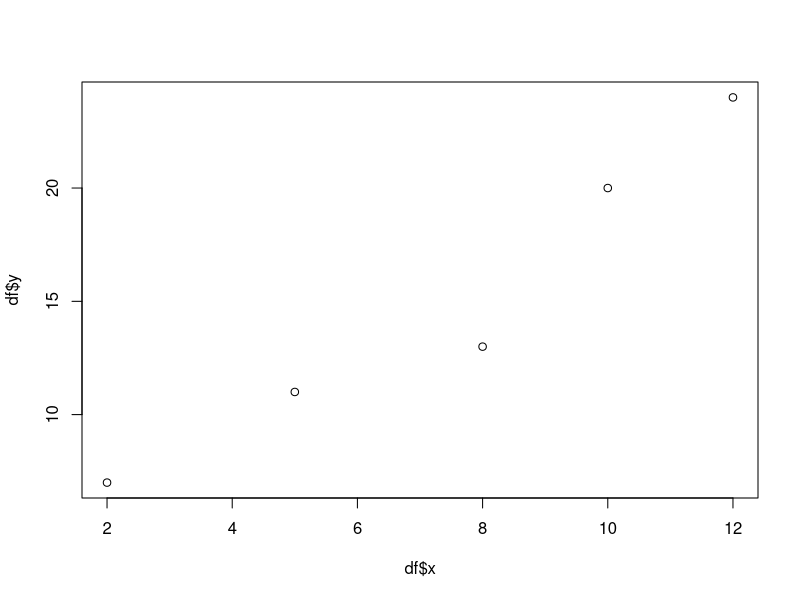

Recreate this plot in R.
#Test #4 Work
################################################################################
#Problem 1

#From Course Hero: The problem statement is the intro to another problem..

#True
################################################################################
#Problem 2
n1 <- 100
x1 <- 39
n2 <- 100
x2 <- 49
zc <- qnorm(.95, mean = 0, sd = 1)
p1 <- x1/n1
p2 <- x2/n2
p.bar <- (x1+x2)/(n1+n2)
q.bar <- 1-p.bar
z.test <- (p2 - p1)/sqrt((p.bar*q.bar)*((1/n1)+(1/n2)))

x <- matrix(c(39,61,49,51),nrow = 2, ncol = 2, byrow = TRUE)

prop.test(x,alternative = c("two.sided"), conf.level = 0.90,
          correct = FALSE)
p.val <- 2*(pnorm(-1.425, mean = 0, sd = 1))
cat("z-value:", z.test, "\np-value:",p.val,
    "\nconclusion: Statistically not signficant")

#Answer is B
################################################################################
#Problem 3
X.n <- 35
X.m <- 19.4
X.s <- 1.4
s1.2 <- X.s^2

Y.n <- 40
Y.m <- 15.1
Y.s <- 1.3
s2.2 <- Y.s^2
#variances are unknown, so we must use the t.test

df <- X.n + Y.n - 2

t.val <- qt(0.975, df = df)

point.diff <- X.m - Y.m

root.1 <- sqrt(((s1.2*(X.n - 1)) + s2.2*(Y.n - 1))/(X.n + Y.n - 2))
root.2 <- sqrt((1/X.n)+(1/Y.n))
lower <- point.diff - (t.val)*(root.1)*(root.2)
upper <- point.diff + (t.val)*(root.1)*(root.2)

cat(round(lower, digits = 1),"< mu.x - mu.y <",round(upper, digits = 1))
################################################################################
#Problem 4
d.m <- 3.0
d.s <- 2.114
n <- 15
df <- n - 1
d.bar <- 3.0
d.sd <- 2.114
t.val <- qt(0.975, df = 14)
lower <- d.bar - (t.val*(d.sd/sqrt(n)))
upper <- d.bar + (t.val*(d.sd/sqrt(n)))
cat(lower,"< mu.d <",upper)

################################################################################
#Problem 5

#One-Way ANOVA assumptions
# 1. Observations are drawn from normally distributed populations
# 2. Observations represent random samples from the populations
# 3. Variances of the populations are equal

#False; This statement says that the populations have UNEQUAL variances

################################################################################
#Problem 6
qf(0.95, 3, 16)

cat("Critical F-value is",qf(0.95, 3, 16))

#Remember that the F distribution is a ratio of variances. As a result,
#It is one sided
################################################################################
#Problem 7
n1 <- 13
s1 <- 2.0
s1.2 <- s1^2
df1 <- n1 - 1
n2 <- 16
s2 <- 1.1
s2.2 <- s2^2
df2 <- n2 - 1

F.test <- s1.2/s2.2
print(F.test)

p.val <- pf(F.test, df1 = df1, df2 = df2, lower.tail = FALSE)

0.05 <= p.val & p.val < 0.1
0.025 <= p.val & p.val < 0.05
0.01 <= p.val & p.val < 0.025
0.005 <= p.val & p.val < 0.01

#Answer is 0.01 <= p-value < 0.025
################################################################################
#Problem 8

M <- matrix(nrow = 3, ncol = 4)
header <- c("df","SS","MS-SS/df","F-statistic")
rows <- c("Treatment","Error","Total")
colnames(M) <- header
rownames(M) <- rows
df <- c(5,26,31)
SS <- c(22.2, 104.0, 126.2)
M[,1] <- df
M[,2] <- SS
MS <- c(4.44, 4)
M[1:2,3] <- MS
M[1,4] <- 1.11
M

#Answer is A; print matrix above to confirm
################################################################################
#Problem 9
Reg.r <- function(df){
  colnames(df) <- c("x","y")
  df$x_2 <- df$x^2
  df$y_2 <- df$y^2
  df$xy <- df$x*df$y
  n <- nrow(df)
  s.x <- sum(df$x)
  s.y <- sum(df$y)
  s.x2 <- sum(df$x_2)
  s.y2 <- sum(df$y_2)
  s.xy <- sum(df$xy)
  r <- (s.xy - ((s.x*s.y)/n))/sqrt((s.x2-((s.x^2)/n))*(s.y2-((s.y^2)/n)))
  return(r)
}  

RegAnal <- function(df){
  colnames(df) <- c("x","y")
  df$x_2 <- df$x^2
  df$y_2 <- df$y^2
  df$xy <- df$x*df$y
  n <- nrow(df)
  s.x <- sum(df$x)
  s.y <- sum(df$y)
  s.x2 <- sum(df$x_2)
  s.y2 <- sum(df$y_2)
  s.xy <- sum(df$xy)
  r <- Reg.r(df)
  b1 <- (s.xy-((s.x*s.y)/n))/(s.x2-((s.x^2)/n))
  b0 <- (s.y/n)-(b1)*(s.x/n)
  mat <- matrix(ncol = 3, nrow = 1)
  out <- c(r, b0, b1)
  mat[1,] <- out
  colnames(mat) <- c("r","b0","b1")
  plot(x = df$x, y = df$y)
  return(mat)
}

x <- c(2,5,8,10,12)
y <- c(7,11,13,20,24)
df <- data.frame(x,y)

A <- RegAnal(df)

cat("yhat = ",round(A[2],digits = 2),"+",
    round(A[3], digits = 2),"x")


#yhat = 2.59 + 1.68x
################################################################################
#Problem 10

#False, r-squared would be -0.8443^2 = 0.7128, not just the absolute value of r
################################################################################
